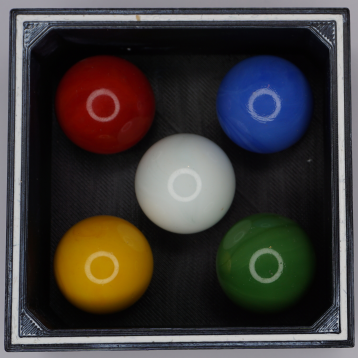
#> input picture xlh-cv-tutorial/2 Grundlagen der Bildverarbeitung/3 Bildoperationen/08 Bitweise Operationen/img/box_with_bullets.png, 358 x 358 px
$ python bitwise.py
#> lines starting #> are read from the running program, lines starting #| are printed output that depends on the picture; after the words box and inside, x2 and y2 are one past the last pixel; in counts of white or black regions, pixels touching at a corner belong together
# bitwise.py
import cv2
import numpy as np
import imutils

# definiere den Font und die Farbe
font = cv2.FONT_HERSHEY_SIMPLEX
WHITE = 255
BLACK = 0


# lade Bild von der Datei in ein NumPy Array
image = cv2.imread('img/box_with_bullets.png')
#> image is the input picture: shape (358, 358, 3); mean B, G, R 58.4, 60.2, 64.6
# Transformation des Bildes in den Graubereich (siehe Kapitel Farbräume)
image = cv2.cvtColor(image, cv2.COLOR_BGR2GRAY)
#> image: shape (358, 358)

# Rechteck in der Farbe Schwarz (0 => 1 Dimension)
rectangle = np.zeros(np.shape(image), dtype="uint8")


# Kreis in der Farbe Weiss (255 => 1 Dimension)
circle = np.zeros(np.shape(image), dtype="uint8")
center_x = np.shape(image)[1] // 2
#> center_x = 179
center_y = np.shape(image)[0] // 2
#> center_y = 179
cv2.circle(circle, (center_x, center_y), 125, 255, -1)
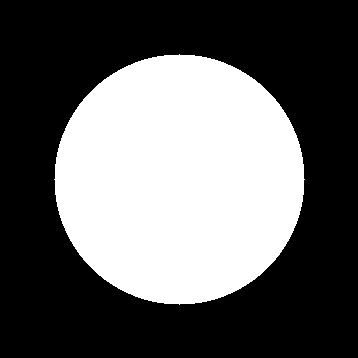
#> circle: shape (358, 358); 38.3% white; 1 white region, box (x1, y1, x2, y2) and area: (54, 54, 305, 305) 49077

# Bitweises AND
bitwise_and_1 = cv2.bitwise_and(image, rectangle)
#> bitwise_and_1: shape (358, 358); every value is 0
bitwise_and_1 = cv2.putText(bitwise_and_1, 'cv2.bitwise_and', (40, 40),
                            font, 1.0, WHITE, 2, cv2.LINE_AA)
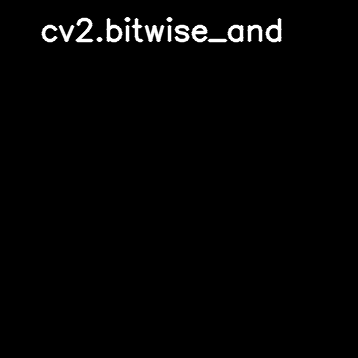
#> bitwise_and_1: shape (358, 358); min 0, max 255, mean 3.9
bitwise_and_2 = cv2.bitwise_and(image, circle)
bitwise_and_2 = cv2.putText(bitwise_and_2, 'cv2.bitwise_and', (40, 40),
                            font, 1.0, WHITE, 2, cv2.LINE_AA)
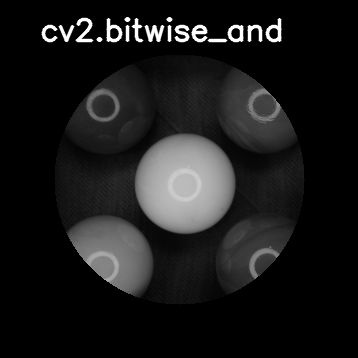
#> bitwise_and_2: shape (358, 358); min 0, max 255, mean 25.9

# Bitweises ODER
bitwise_or_1 = cv2.bitwise_or(image, rectangle)
bitwise_or_1 = cv2.putText(bitwise_or_1, 'cv2.bitwise_or', (40, 40),
                           font, 1.0, WHITE, 2, cv2.LINE_AA)
#> bitwise_or_1: shape (358, 358); min 1, max 255, mean 64.3
bitwise_or_2 = cv2.bitwise_or(image, circle)
bitwise_or_2 = cv2.putText(bitwise_or_2, 'cv2.bitwise_or', (40, 40),
                           font, 1.0, WHITE, 2, cv2.LINE_AA)
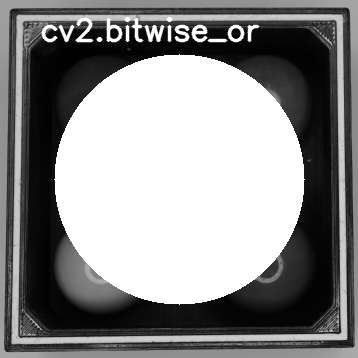
#> bitwise_or_2: shape (358, 358); min 1, max 255, mean 139.9

# Bitweises XOR
bitwise_xor_1 = cv2.bitwise_xor(image, rectangle)
bitwise_xor_1 = cv2.putText(bitwise_xor_1, 'cv2.bitwise_xor', (40, 40),
                            font, 1.0, WHITE, 2, cv2.LINE_AA)
#> bitwise_xor_1: shape (358, 358); min 1, max 255, mean 64.5
bitwise_xor_2 = cv2.bitwise_xor(image, circle)
bitwise_xor_2 = cv2.putText(bitwise_xor_2, 'cv2.bitwise_xor', (40, 40),
                            font, 1.0, WHITE, 2, cv2.LINE_AA)
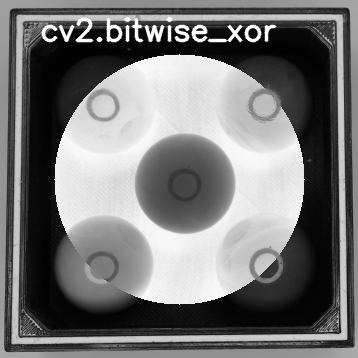
#> bitwise_xor_2: shape (358, 358); min 1, max 255, mean 118.1

# Bitweises NOT
bitwise_not = cv2.bitwise_not(circle)
bitwise_not = cv2.putText(bitwise_not, 'cv2.bitwise_NOT', (40, 40),
                          font, 1.0, BLACK, 2, cv2.LINE_AA)


# Zusammenfassung der Ausganslage und der Bearbeitung
image = cv2.putText(image, 'Original', (40, 40), font, 1.0, WHITE, 2, cv2.LINE_AA)
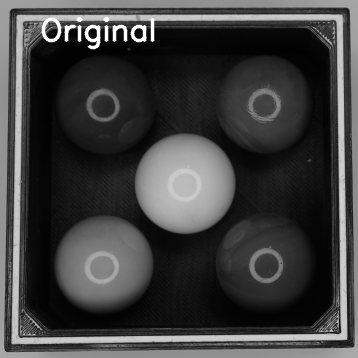
#> image: shape (358, 358); min 1, max 255, mean 63
rectangle = cv2.putText(rectangle, 'Rechteck', (40, 40), font, 1.0, WHITE, 2, cv2.LINE_AA)
circle = cv2.putText(circle, 'Kreis', (40, 40), font, 1.0, WHITE, 2, cv2.LINE_AA)
result_1 = np.hstack([image, rectangle, bitwise_and_1, bitwise_or_1, bitwise_xor_1])
result_2 = np.hstack([image, circle, bitwise_and_2, bitwise_or_2, bitwise_xor_2])
retangle_black = np.zeros(np.shape(image), dtype="uint8")
result_3 = np.hstack([circle, bitwise_not, retangle_black, retangle_black, retangle_black])
result = np.vstack([result_1, result_2, result_3])

# schreibe das Bild in eine Datei
cv2.imwrite('img/bitwise.png', result[0:-2, 0:-2])
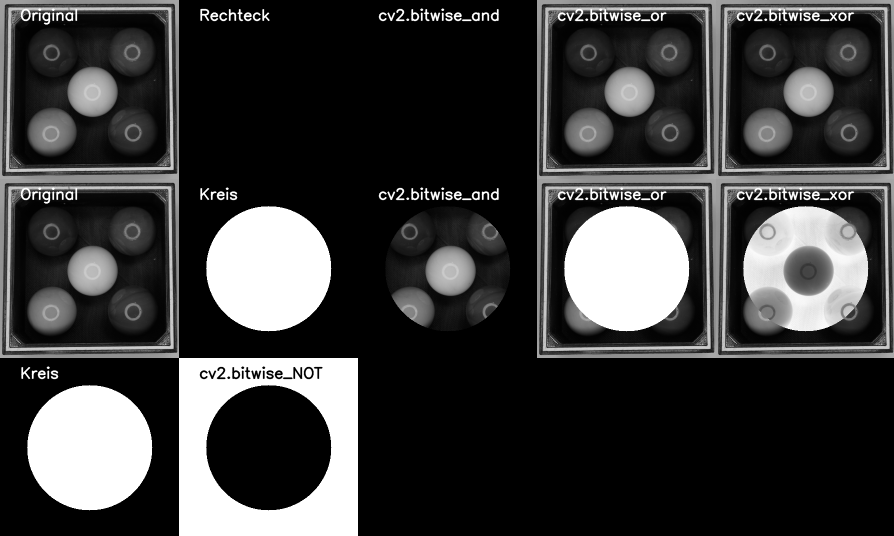
#> saved as bitwise.png: shape (1072, 1788) (shown at 1/2 size); min 0, max 255, mean 59.7

# Anzeige auf dem Bildschirm
cv2.imshow('Ausgabe', result)
cv2.moveWindow('Ausgabe', 100, 100)
cv2.waitKey(0)
